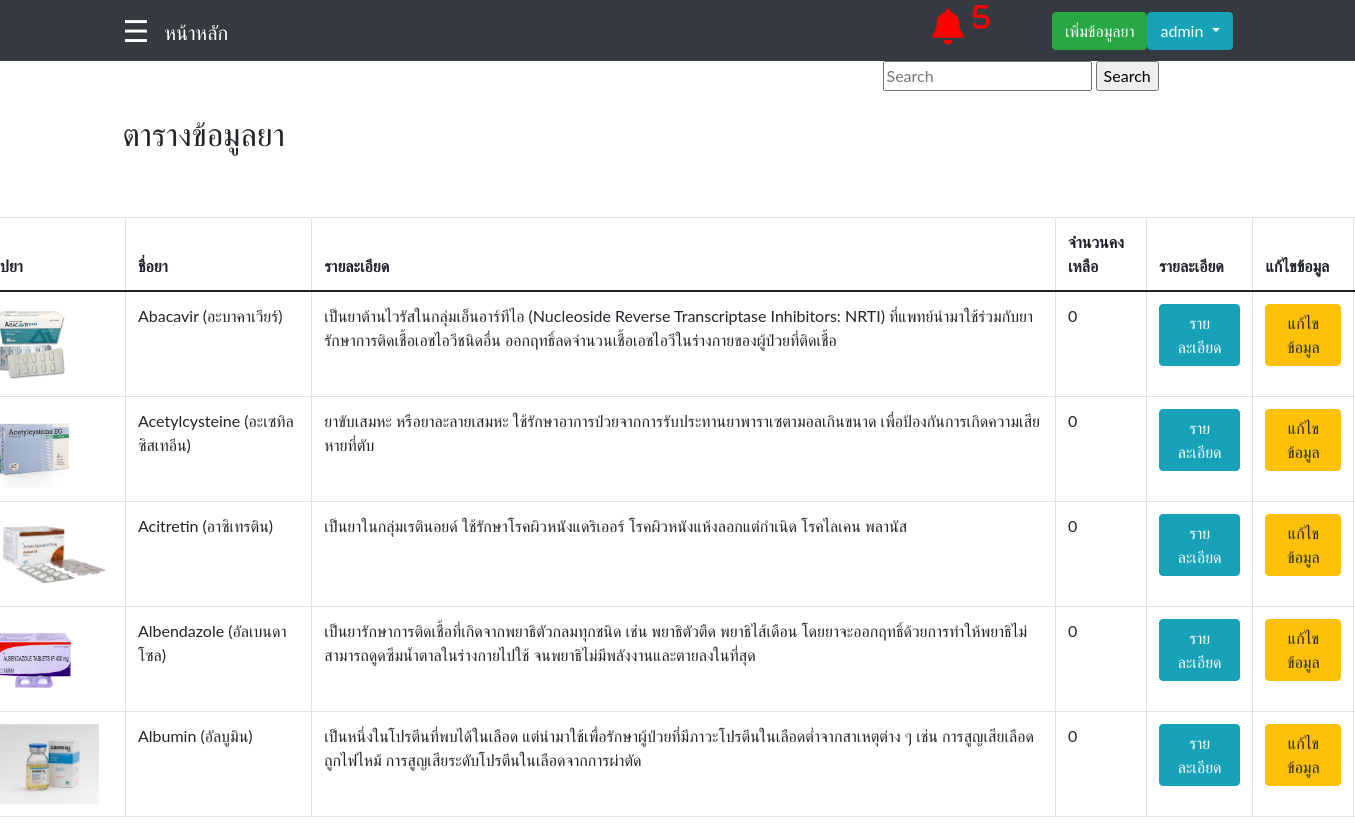
The page /Medsearch.php (signed in) on the database as committed earlier.
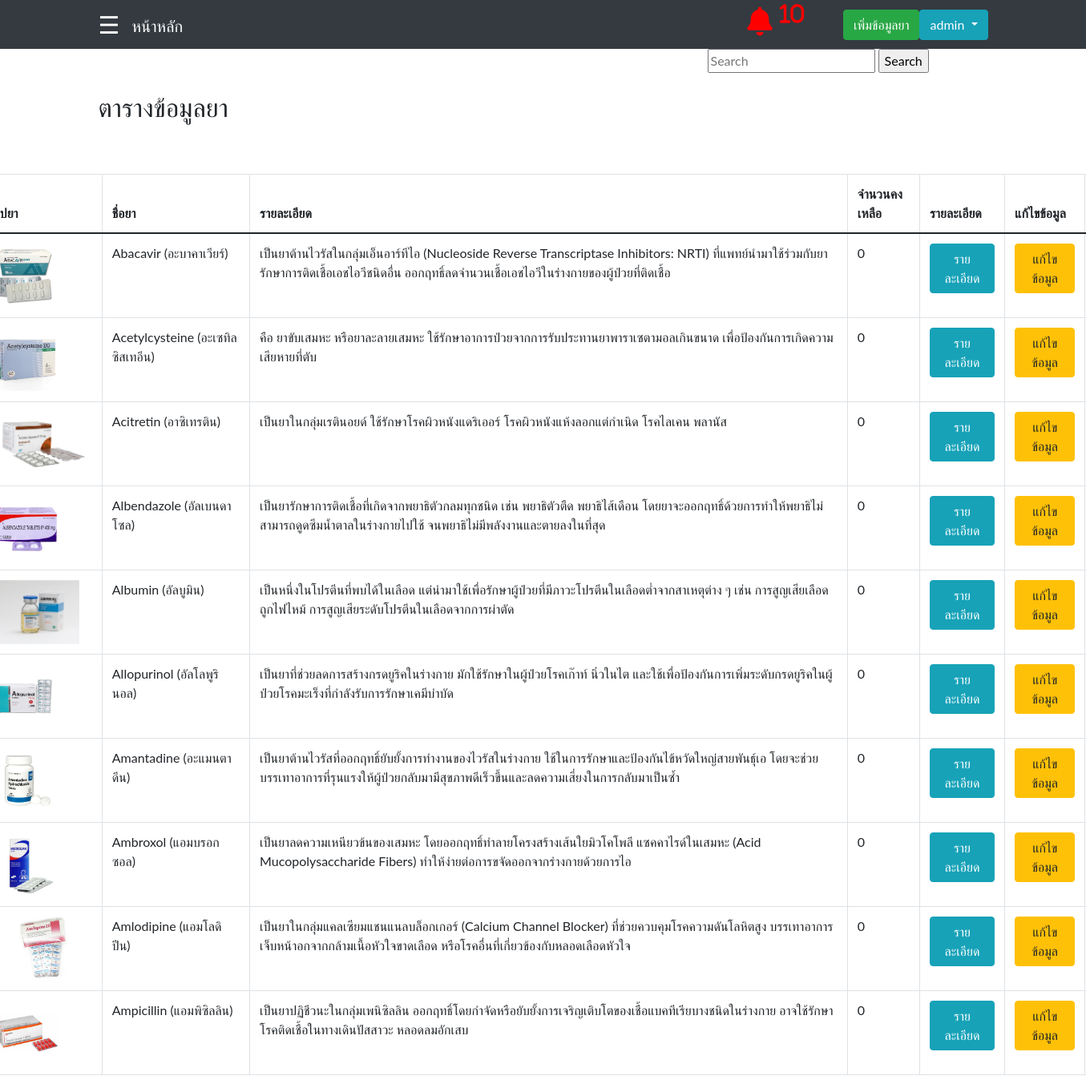
The same page on the database as committed later.
### tables this page shows
CREATE TABLE `tbl_med` (
  `MedId` int(11) NOT NULL,
  `TypeId` int(11) DEFAULT NULL,
  `CateId` int(11) DEFAULT NULL,
  `VolumnId` int(11) DEFAULT NULL,
  `UnitId` int(11) DEFAULT NULL,
  `MedName` varchar(255) DEFAULT NULL,
  `MedPack` varchar(255) DEFAULT NULL,
  `MedPrice` varchar(255) DEFAULT NULL,
  `MedDes` varchar(255) DEFAULT NULL,
  `MedIndi` varchar(255) DEFAULT NULL,
  `MedNoti` varchar(255) DEFAULT NULL,
  `MedLow` int(11) DEFAULT NULL,
  `MedTotal` int(11) DEFAULT NULL,
  `MedPoint` int(11) DEFAULT NULL,
  `MedPath` varchar(255) DEFAULT NULL
);

### Medsearch.php (the view, shortened to what this page needs)
<?php
     include('Connect.php');
    $sql = "SELECT * FROM tbl_med WHERE MedTotal <= MedPoint";
    $result1 = $conn->query($sql);
    $med = array();
    while($row = $result1->fetch_assoc())
        {
            $med[] = $row;
        }
            $Alert = 0;
?>
<!DOCTYPE html>
<html lang="en">
<head>
   <nav class="navbar navbar-expand-sm navbar-dark bg-dark">
            <div class="container">
                <div style='margin-right: 15px'>
                    <?php
                    include('slidebar.php');
                    ?>
                <div>
                  <a href="main.php" class="navbar-brand">หน้าหลัก</a>
                  <a herf="main.php"><i class="fa fa-bell" data-toggle="modal" data-target="#centralModalLg" style ="font-size: 36px; color:
                      <?php
                        if((count($med)+$Alert) > 0)
                            {
                                echo "red";
                            }
                        else
                            {
                                echo "white";
                            }
                        ?>
                        ; margin-left: 19em;" aria-hidden="true">
                        <?php
                            if((count($med)+$Alert) > 0)
                                {
                                    echo "<sup>".(count($med)+$Alert)."</sup>";
                                }
                        ?>
                        </i>
                    </a>
                </div>
                <div id="navbar1" class="collapse navbar-collapse" style='justify-content: end;'>
                    <div class="dropdown">
                        <div id="navbar1" class="collapse navbar-collapse">
                            <ul class="navbar-nav ms-auto">
                            <li class="nav-item">
                                    <td><a href="Medadd.php" class ="btn btn-success">เพิ่มข้อมูลยา</a></td>
                                </li>
                                <button class="btn btn-info  dropdown-toggle" type="button" id="dropdownMenuButton" data-toggle="dropdown" aria-haspopup="true" aria-expanded="false"
                                ><?php echo $_SESSION['StaffName'] ?>
                                </button>
                            </ul>
                        </div>
                    </div>
                </div>
</head>
<body>
        <div class="container">
            <div class="row">
                    <div class="col-md-4 ms-auto">
                        <form action="Medsearch.php" method="post">
                            <input type="text" name="textsearch" placeholder = "Search">
                            <input type="submit" name="submit" value="Search">
                        </form>
                    </div>
            </div>
        </div><br>
    <div class="container-sm">
    <h2>ตารางข้อมูลยา</h2>
        <table class="table table-bordered" style="width:1500px; margin-left:-200px ; margin-top: 4rem;">
            <thead>
                <tr>
                    <th>รูปยา</th>
                    <th>ชื่อยา</th>
                    <th>รายละเอียด</th>
                    <th>จำนวนคงเหลือ</th>
                    <th>รายละเอียด</th>
                    <th>แก้ไขข้อมูล</th>
                </tr>
            </thead>
            <tbody>
                <?php
                        $search = $_REQUEST['textsearch'];
                        $sql = "SELECT * FROM tbl_med WHERE MedId LIKE '%{$search}%' || MedName LIKE '%{$search}%' ";
                        $result = $conn->query($sql);
                        $data = array();
                        while($row = $result->fetch_assoc()) {
                            $data[] = $row;
                        }
                        foreach($data as $key => $Med){
                ?>
                    <tr>
                        <td><?php echo '<img src="upload/'.$Med['MedPath'].'" height = "80" widht = "80"/>';?></td>
                        <td><?php echo $Med["MedName"]; ?></td>
                        <td><?php echo $Med["MedDes"]; ?></td>
                        <td><?php echo $Med["MedTotal"]; ?></td>
                        <td><a href="Meddetail.php?detail_id=<?php echo $Med["MedId"];?>" class="btn btn-info">รายละเอียด</a></td>
                        <td><a href="Mededit.php?edit_id=<?php echo $Med["MedId"];?>" class="btn btn-warning">แก้ไขข้อมูล</a></td>
                    </tr>
                    <?php } ?>
            </tbody>
        </table>
    </div>
</body>
</html>

Rows that differ between the two databases and show on the page:
changed tbl_med "Acetylcysteine (อะเซทิลซิสเทอีน)": MedDes "ยาขับเสมหะ หรือยาละลายเสมหะ ใช้รักษาอาการป่วยจากการรับประทานยาพาราเซตามอลเกินขนาด เพื่อป้องกันการเกิดความเสียหายที่ตับ" → "คือ ยาขับเสมหะ หรือยาละลายเสมหะ ใช้รักษาอาการป่วยจากการรับประทานยาพาราเซตามอลเกินขนาด เพื่อป้องกันการเกิดความเสียหายที่ตับ"
added tbl_med: MedPath (picture), MedName "Allopurinol (อัลโลพูรินอล)", MedDes "เป็นยาที่ช่วยลดการสร้างกรดยูริคในร่างกาย มักใช้รักษาในผู้ป่วยโรคเก๊าท์ นิ่วในไต และใช้เพื่อป้องกันการเพิ่มระดับกรดยูริคในผู้ป่วยโรคมะเร็งที่กำลังรับการรักษาเคมีบำบัด", MedTotal "0"
added tbl_med: MedPath (picture), MedName "Amantadine (อะแมนตาดีน)", MedDes "เป็นยาต้านไวรัสที่ออกฤทธิ์ยับยั้งการทำงานของไวรัสในร่างกาย ใช้ในการรักษาและป้องกันไข้หวัดใหญ่สายพันธุ์เอ โดยจะช่วยบรรเทาอาการที่รุนแรงให้ผู้ป่วยกลับมามีสุขภาพดีเร็วขึ้นและลดความเสี่ยงในการกลับมาเป็นซ้ำ", MedTotal "0"
added tbl_med: MedPath (picture), MedName "Ambroxol (แอมบรอกซอล)", MedDes "เป็นยาลดความเหนียวข้นของเสมหะ โดยออกฤทธิ์ทำลายโครงสร้างเส้นใยมิวโคโพลี แซคคาไรด์ในเสมหะ (Acid Mucopolysaccharide Fibers) ทำให้ง่ายต่อการขจัดออกจากร่างกายด้วยการไอ", MedTotal "0"
added tbl_med: MedPath (picture), MedName "Amlodipine (แอมโลดิปีน)", MedDes "เป็นยาในกลุ่มแคลเซียมแชนแนลบล็อกเกอร์ (Calcium Channel Blocker) ที่ช่วยควบคุมโรคความดันโลหิตสูง บรรเทาอาการเจ็บหน้าอกจากกล้ามเนื้อหัวใจขาดเลือด หรือโรคอื่นที่เกี่ยวข้องกับหลอดเลือดหัวใจ", MedTotal "0"
added tbl_med: MedPath (picture), MedName "Ampicillin (แอมพิซิลลิน)", MedDes "เป็นยาปฏิชีวนะในกลุ่มเพนิซิลลิน ออกฤทธิ์โดยกำจัดหรือยับยั้งการเจริญเติบโตของเชื้อแบคทีเรียบางชนิดในร่างกาย อาจใช้รักษาโรคติดเชื้อในทางเดินปัสสาวะ หลอดลมอักเสบ", MedTotal "0"
Other text that changed with them:
count($med)+$Alert: "5" → "10"
